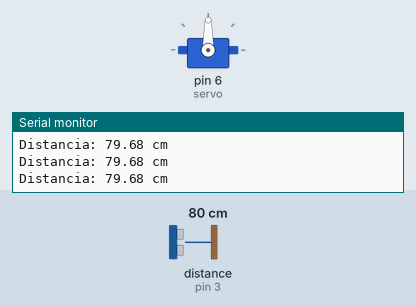
Recording of a sketch running on a simulated Arduino Uno, built with avr-gcc and run on an emulated ATmega328P. Parts: servo, the last lines printed to the serial monitor. Wiring (inferred from the names in the program): ultrasonic range finder: trigger pin 2; echo pin 3. The test bench sets the inputs (shaded band); at power-on: distance to the obstacle (sensor on pin 3) 80 cm. The echo pulse lasts 58.3 µs per cm.

Above: at 2.2 s.
2.3 s: distance to the obstacle (sensor on pin 3) set to 23 cm
3.8 s: distance to the obstacle (sensor on pin 3) set to 18 cm
At 4.4 s:
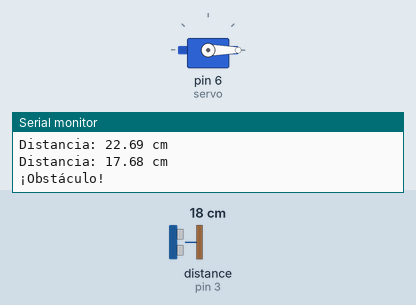
At 5.1 s:
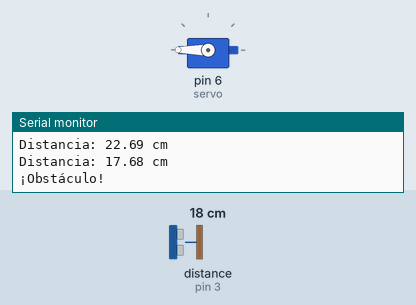
8.3 s: distance to the obstacle (sensor on pin 3) set to 2 cm
Timing chart, 0 to 12.3 s (numbered marks = the images above; inputs shaded):
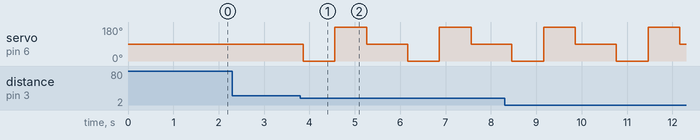

Measured:
- the behaviour switches between 21 and 20 cm on distance to the obstacle (sensor on pin 3) (found by bisection; images 0 and 1)
- after the input at 3.8 s, servo on pin 6 (servo): 90° → 0° after 0.06 s, → 180° 0.70 s later, → 90° 0.70 s later, → 0° 0.90 s later, … (6 changes in this stretch)

The sketch:

sketch_nov01a.ino
```cpp
#include <Servo.h>

Servo servo;

const int trigPin = 2;
const int echoPin = 3;

long duracion;
float distancia;

void setup() {
  Serial.begin(9600);

  pinMode(trigPin, OUTPUT);
  pinMode(echoPin, INPUT);

  servo.attach(6);      // Servo en el pin 6
  servo.write(90);      // Comienza mirando al frente
  delay(1000);
}

void loop() {

  // Disparo del HC-SR04
  digitalWrite(trigPin, LOW);
  delayMicroseconds(2);

  digitalWrite(trigPin, HIGH);
  delayMicroseconds(10);
  digitalWrite(trigPin, LOW);

  // Lectura del eco
  duracion = pulseIn(echoPin, HIGH, 30000);

  if (duracion == 0) {
    Serial.println("Sin objeto");
    return;
  }

  distancia = duracion * 0.0343 / 2;

  Serial.print("Distancia: ");
  Serial.print(distancia);
  Serial.println(" cm");

  // Si detecta un obstáculo a menos de 20 cm
  if (distancia < 20) {

    Serial.println("¡Obstáculo!");

    // Mira a la izquierda
    servo.write(0);
    delay(700);

    // Mira a la derecha
    servo.write(180);
    delay(700);

    // Vuelve al centro
    servo.write(90);
    delay(700);
  }

  delay(200);
}
```
